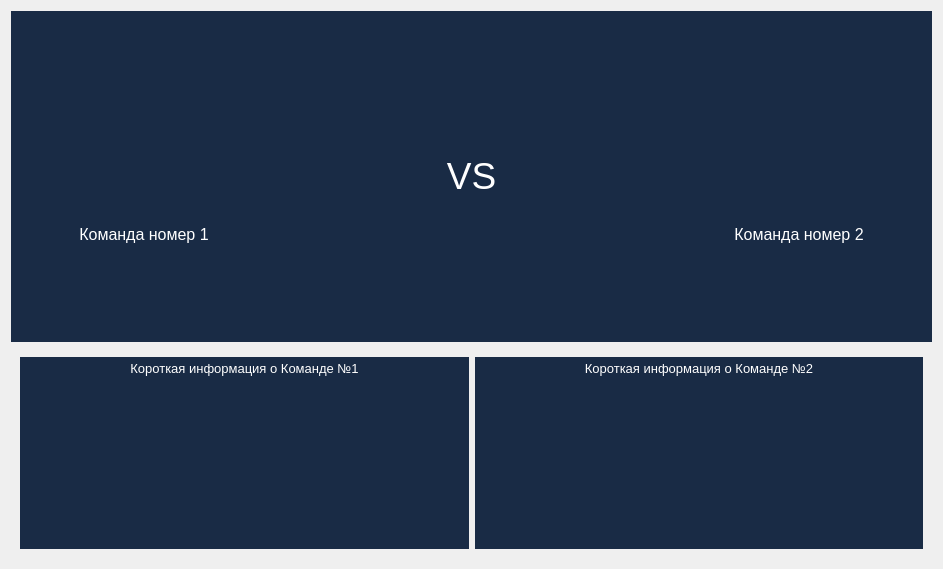
      <widget class="QWidget" name="for_team_tab">
       <property name="styleSheet">
        <string notr="true"/>
       </property>
       <attribute name="title">
        <string>Информация о команде</string>
       </attribute>
       <layout class="QGridLayout" name="gridLayout">
        <item row="0" column="0">
         <widget class="QGroupBox" name="group_team_box">
          <property name="styleSheet">
           <string notr="true">background-color: rgb(25, 43, 69);
border-color: rgb(25, 43, 69);
border: rgb(25, 43, 69);</string>
          </property>
          <property name="inputMethodHints">
           <set>Qt::ImhNone</set>
          </property>
          <property name="title">
           <string/>
          </property>
          <property name="flat">
           <bool>false</bool>
          </property>
          <property name="checkable">
           <bool>false</bool>
          </property>
          <layout class="QGridLayout" name="gridLayout_2">
           <item row="0" column="4">
            <spacer name="horizontalSpacer_2">
             <property name="orientation">
              <enum>Qt::Horizontal</enum>
             </property>
             <property name="sizeHint" stdset="0">
              <size>
               <width>40</width>
               <height>20</height>
              </size>
             </property>
            </spacer>
           </item>
           <item row="0" column="6">
            <spacer name="horizontalSpacer">
             <property name="orientation">
              <enum>Qt::Horizontal</enum>
             </property>
             <property name="sizeHint" stdset="0">
              <size>
               <width>40</width>
               <height>20</height>
              </size>
             </property>
            </spacer>
           </item>
           <item row="0" column="2">
            <spacer name="horizontalSpacer_4">
             <property name="orientation">
              <enum>Qt::Horizontal</enum>
             </property>
             <property name="sizeHint" stdset="0">
              <size>
               <width>40</width>
               <height>20</height>
              </size>
             </property>
            </spacer>
           </item>
           <item row="0" column="0">
            <spacer name="horizontalSpacer_3">
             <property name="orientation">
              <enum>Qt::Horizontal</enum>
             </property>
             <property name="sizeHint" stdset="0">
              <size>
               <width>40</width>
               <height>20</height>
              </size>
             </property>
            </spacer>
           </item>
           <item row="0" column="5">
            <widget class="QGroupBox" name="for_team_two_box">
             <property name="title">
              <string/>
             </property>
             <layout class="QGridLayout" name="gridLayout_12">
              <item row="1" column="0">
               <spacer name="verticalSpacer_24">
                <property name="orientation">
                 <enum>Qt::Vertical</enum>
                </property>
                <property name="sizeHint" stdset="0">
                 <size>
                  <width>20</width>
                  <height>40</height>
                 </size>
                </property>
               </spacer>
              </item>
              <item row="2" column="0">
               <widget class="QLabel" name="name_team_two">
                <property name="styleSheet">
                 <string notr="true">color: rgb(255, 255, 255);</string>
                </property>
                <property name="text">
                 <string>&lt;html&gt;&lt;head/&gt;&lt;body&gt;&lt;p align=&quot;center&quot;&gt;&lt;span style=&quot; font-size:12pt;&quot;&gt;Команда номер 2&lt;/span&gt;&lt;/p&gt;&lt;/body&gt;&lt;/html&gt;</string>
                </property>
               </widget>
              </item>
              <item row="4" column="0">
               <spacer name="verticalSpacer_21">
                <property name="orientation">
                 <enum>Qt::Vertical</enum>
                </property>
                <property name="sizeHint" stdset="0">
                 <size>
                  <width>20</width>
                  <height>40</height>
                 </size>
                </property>
               </spacer>
              </item>
              <item row="0" column="0">
               <widget class="QLabel" name="png_team_two">
                <property name="minimumSize">
                 <size>
                  <width>150</width>
                  <height>150</height>
                 </size>
                </property>
                <property name="maximumSize">
                 <size>
                  <width>150</width>
                  <height>150</height>
                 </size>
                </property>
                <property name="text">
                 <string/>
                </property>
                <property name="scaledContents">
                 <bool>true</bool>
                </property>
               </widget>
              </item>
              <item row="3" column="0">
               <spacer name="verticalSpacer_25">
                <property name="orientation">
                 <enum>Qt::Vertical</enum>
                </property>
                <property name="sizeHint" stdset="0">
                 <size>
                  <width>20</width>
                  <height>40</height>
                 </size>
                </property>
               </spacer>
              </item>
             </layout>
            </widget>
           </item>
           <item row="0" column="1">
            <widget class="QGroupBox" name="for_team_one_box">
             <property name="styleSheet">
              <string notr="true">QGroupBox::pane
{
border: 11111px;
}</string>
             </property>
             <property name="title">
              <string/>
             </property>
             <layout class="QGridLayout" name="gridLayout_11">
              <item row="1" column="0">
               <spacer name="verticalSpacer_22">
                <property name="orientation">
                 <enum>Qt::Vertical</enum>
                </property>
                <property name="sizeHint" stdset="0">
                 <size>
                  <width>20</width>
                  <height>40</height>
                 </size>
                </property>
               </spacer>
              </item>
              <item row="0" column="0">
               <widget class="QLabel" name="png_team_one">
                <property name="minimumSize">
                 <size>
                  <width>150</width>
                  <height>150</height>
                 </size>
                </property>
                <property name="maximumSize">
                 <size>
                  <width>150</width>
                  <height>150</height>
                 </size>
                </property>
                <property name="text">
                 <string/>
                </property>
                <property name="textFormat">
                 <enum>Qt::AutoText</enum>
                </property>
                <property name="scaledContents">
                 <bool>true</bool>
                </property>
               </widget>
              </item>
              <item row="2" column="0">
               <widget class="QLabel" name="name_team_one">
                <property name="styleSheet">
                 <string notr="true">color: rgb(255, 255, 255);</string>
                </property>
                <property name="text">
                 <string>&lt;html&gt;&lt;head/&gt;&lt;body&gt;&lt;p align=&quot;center&quot;&gt;&lt;span style=&quot; font-size:12pt;&quot;&gt;Команда номер 1&lt;/span&gt;&lt;/p&gt;&lt;/body&gt;&lt;/html&gt;</string>
                </property>
               </widget>
              </item>
              <item row="4" column="0">
               <spacer name="verticalSpacer_3">
                <property name="orientation">
                 <enum>Qt::Vertical</enum>
                </property>
                <property name="sizeHint" stdset="0">
                 <size>
                  <width>20</width>
                  <height>40</height>
                 </size>
                </property>
               </spacer>
              </item>
              <item row="3" column="0">
               <spacer name="verticalSpacer_23">
                <property name="orientation">
                 <enum>Qt::Vertical</enum>
                </property>
                <property name="sizeHint" stdset="0">
                 <size>
                  <width>20</width>
                  <height>40</height>
                 </size>
                </property>
               </spacer>
              </item>
             </layout>
            </widget>
           </item>
           <item row="0" column="3">
            <widget class="QGroupBox" name="input_link_box">
             <property name="title">
              <string/>
             </property>
             <layout class="QGridLayout" name="gridLayout_13">
              <item row="1" column="0">
               <widget class="QLabel" name="label_help_1">
                <property name="styleSheet">
                 <string notr="true">color: rgb(255, 255, 255);</string>
                </property>
                <property name="text">
                 <string>&lt;html&gt;&lt;head/&gt;&lt;body&gt;&lt;p align=&quot;center&quot;&gt;&lt;span style=&quot; font-size:28pt;&quot;&gt;VS&lt;/span&gt;&lt;/p&gt;&lt;/body&gt;&lt;/html&gt;</string>
                </property>
               </widget>
              </item>
              <item row="3" column="0">
               <spacer name="verticalSpacer_4">
                <property name="orientation">
                 <enum>Qt::Vertical</enum>
                </property>
                <property name="sizeHint" stdset="0">
                 <size>
                  <width>20</width>
                  <height>40</height>
                 </size>
                </property>
               </spacer>
              </item>
              <item row="0" column="0">
               <spacer name="verticalSpacer_7">
                <property name="orientation">
                 <enum>Qt::Vertical</enum>
                </property>
                <property name="sizeHint" stdset="0">
                 <size>
                  <width>377</width>
                  <height>0</height>
                 </size>
                </property>
               </spacer>
              </item>
             </layout>
            </widget>
           </item>
          </layout>
         </widget>
        </item>
        <item row="1" column="0">
         <widget class="QGroupBox" name="box_info_teams">
          <property name="styleSheet">
           <string notr="true">border: rgb(25, 43, 69);</string>
          </property>
          <property name="title">
           <string/>
          </property>
          <property name="flat">
           <bool>false</bool>
          </property>
          <layout class="QGridLayout" name="gridLayout_3">
           <item row="0" column="1">
            <widget class="QTextBrowser" name="text_Browser_for_team_two">
             <property name="styleSheet">
              <string notr="true">background-color: rgb(25, 43, 69);
color: rgb(255, 255, 255);</string>
             </property>
             <property name="html">
              <string>&lt;!DOCTYPE HTML PUBLIC &quot;-//W3C//DTD HTML 4.0//EN&quot; &quot;http://www.w3.org/TR/REC-html40/strict.dtd&quot;&gt;
&lt;html&gt;&lt;head&gt;&lt;meta name=&quot;qrichtext&quot; content=&quot;1&quot; /&gt;&lt;style type=&quot;text/css&quot;&gt;
p, li { white-space: pre-wrap; }
&lt;/style&gt;&lt;/head&gt;&lt;body style=&quot; font-family:'MS Shell Dlg 2'; font-size:7.8pt; font-weight:400; font-style:normal;&quot;&gt;
&lt;p align=&quot;center&quot; style=&quot; margin-top:0px; margin-bottom:0px; margin-left:0px; margin-right:0px; -qt-block-indent:0; text-indent:0px;&quot;&gt;&lt;span style=&quot; font-size:10pt;&quot;&gt;Короткая информация о Команде №2&lt;/span&gt;&lt;/p&gt;&lt;/body&gt;&lt;/html&gt;</string>
             </property>
            </widget>
           </item>
           <item row="0" column="0">
            <widget class="QTextBrowser" name="text_Browser_for_team_one">
             <property name="autoFillBackground">
              <bool>true</bool>
             </property>
             <property name="styleSheet">
              <string notr="true">background-color: rgb(25, 43, 69);
color: rgb(255, 255, 255);</string>
             </property>
             <property name="tabChangesFocus">
              <bool>false</bool>
             </property>
             <property name="undoRedoEnabled">
              <bool>false</bool>
             </property>
             <property name="html">
              <string>&lt;!DOCTYPE HTML PUBLIC &quot;-//W3C//DTD HTML 4.0//EN&quot; &quot;http://www.w3.org/TR/REC-html40/strict.dtd&quot;&gt;
&lt;html&gt;&lt;head&gt;&lt;meta name=&quot;qrichtext&quot; content=&quot;1&quot; /&gt;&lt;style type=&quot;text/css&quot;&gt;
p, li { white-space: pre-wrap; }
&lt;/style&gt;&lt;/head&gt;&lt;body style=&quot; font-family:'MS Shell Dlg 2'; font-size:7.8pt; font-weight:400; font-style:normal;&quot;&gt;
&lt;p align=&quot;center&quot; style=&quot; margin-top:0px; margin-bottom:0px; margin-left:0px; margin-right:0px; -qt-block-indent:0; text-indent:0px;&quot;&gt;&lt;span style=&quot; font-size:10pt;&quot;&gt;Короткая информация о Команде №1&lt;/span&gt;&lt;/p&gt;&lt;/body&gt;&lt;/html&gt;</string>
             </property>
             <property name="openExternalLinks">
              <bool>false</bool>
             </property>
            </widget>
           </item>
          </layout>
         </widget>
        </item>
       </layout>
      </widget>
